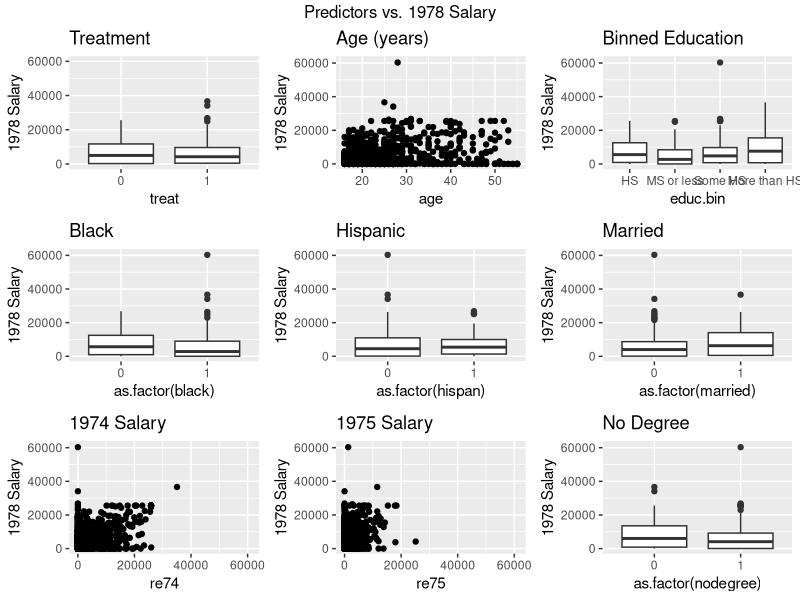
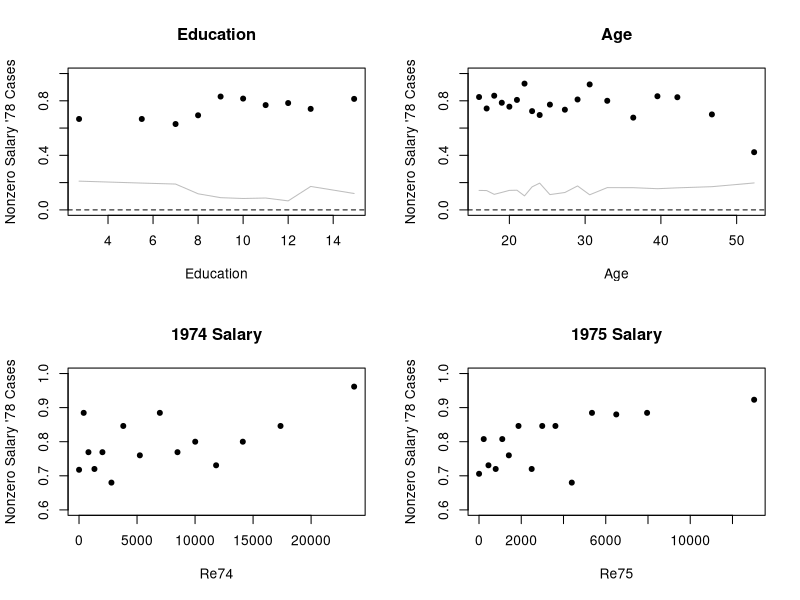
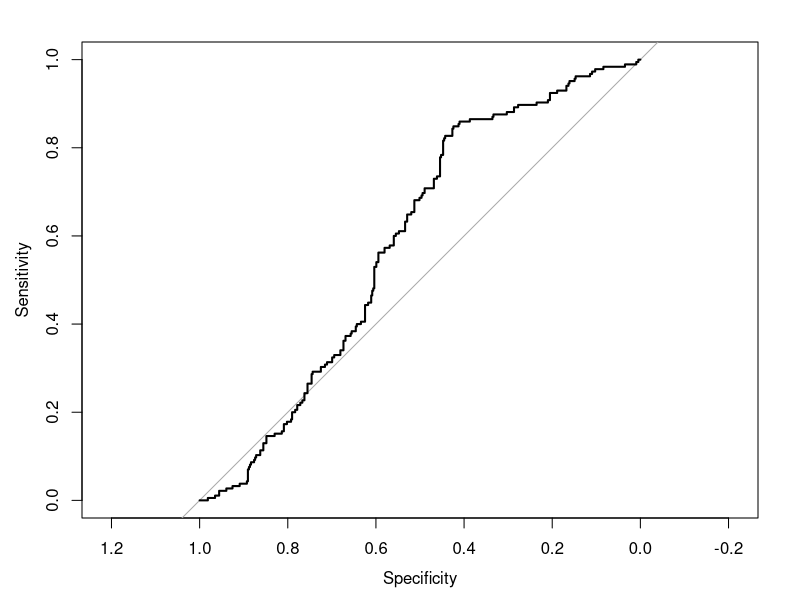
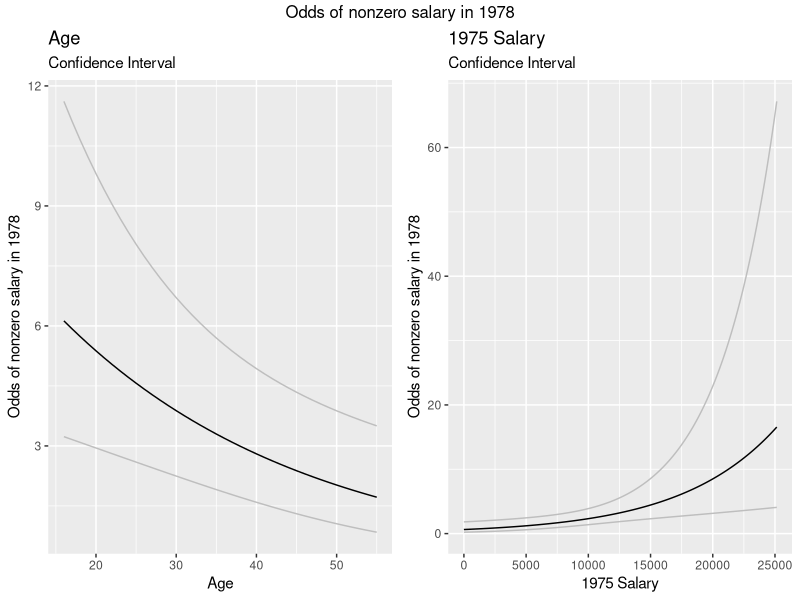
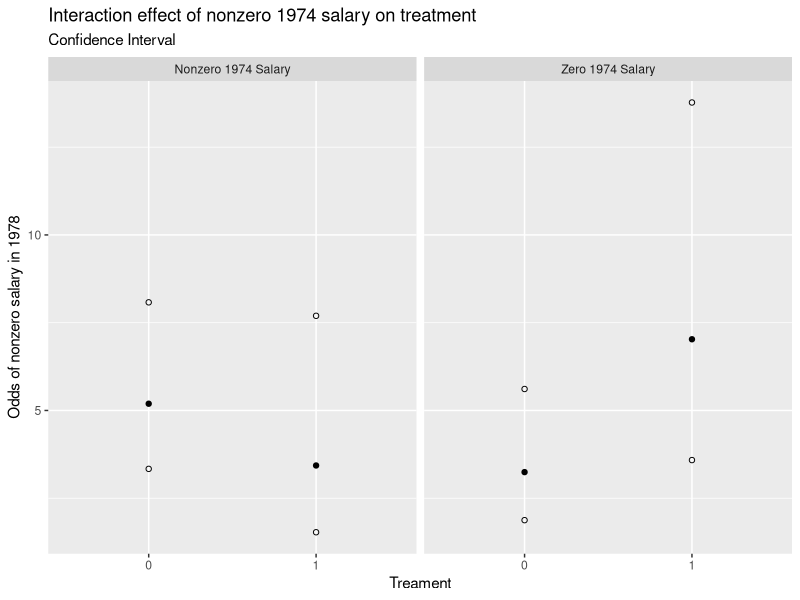
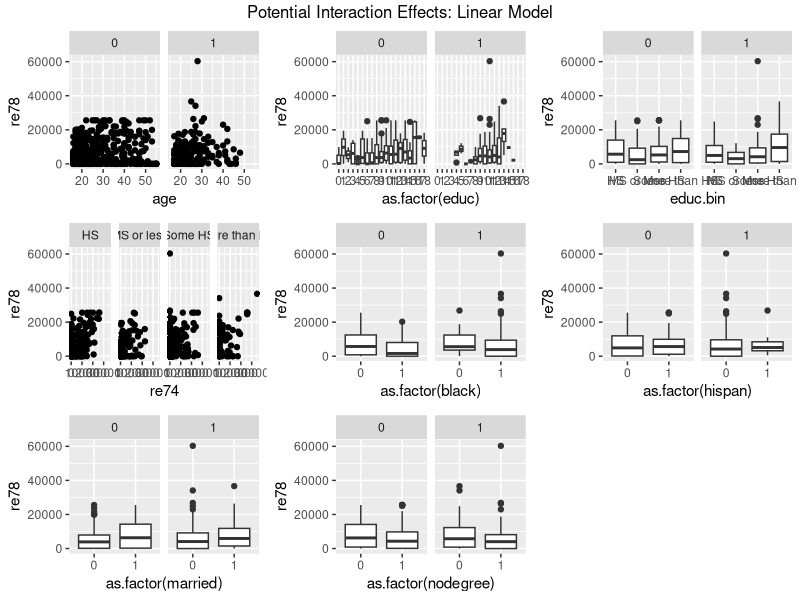
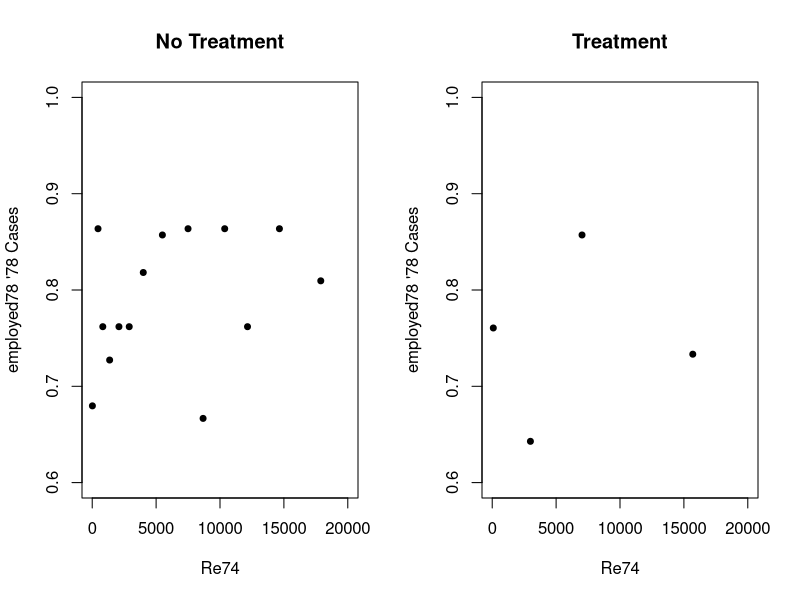
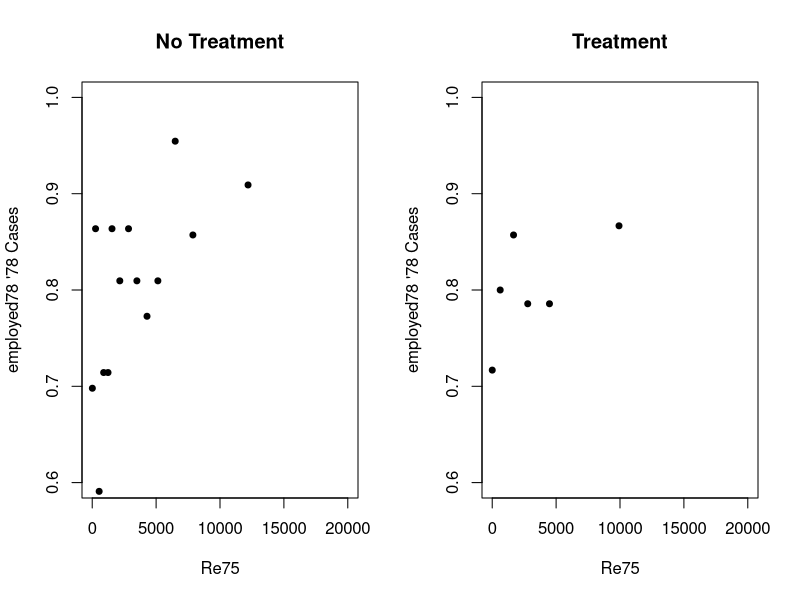

These charts were generated, in order, by the following R code:
## ---- chunk 1
knitr::opts_chunk$set(echo = TRUE)
setwd('/Users/annaberman/Desktop/702 Modeling/Assignments/Team Project #1')
library(ggplot2)
library(dplyr)
library(gridExtra) # arranging multiple plots
library(arm)
library(MASS)
library(pROC)
library(knitr)
## ---- chunk 2
# Load the data
lalonde <- read.csv('lalondedata.txt') %>%
    mutate(treat = as.factor(treat)) %>%
    mutate(treat = factor(treat, levels = c(0, 1))) %>%
    # mean centering
    mutate(re78c = re78 - mean(re78),
           re75c = re75 - mean(re75),
           re74c = re74 - mean(re74),
           agec = age - mean(age)) %>%
    # Employed in 1978
    mutate(employed78 = ifelse(re78 > 0, 1, 0),
           employed75 = ifelse(re75 > 0, 1, 0),
           employed74 = ifelse(re74 > 0, 1, 0)) %>%
    # educ
    mutate(educ.bin = ifelse(educ < 9, 'MS or less',
                             ifelse(educ < 12, 'Some HS',
                                    ifelse(educ == 12, 'HS', 'More than HS')))) %>%
    mutate(educ.bin = factor(educ.bin, levels = c('HS', 'MS or less', 'Some HS', 'More than HS'))) %>%
    mutate(educ.bin2 = ifelse(educ < 9, 'MS or less', 'Some HS +')) %>%
    mutate(educ.bin2 = factor(educ.bin2, levels = c('Some HS +', 'MS or less'))) %>%
    # age polynomial
    mutate(age2 = agec**2, age3 = agec**3) 


summary(lalonde[, seq(2,20)])
## ---- chunk 3
# TREAT
e1 <- ggplot(lalonde) +
    geom_boxplot(mapping = aes(x = treat, y = re78)) + 
    ylim(c(0,60000)) + 
    ggtitle('Treatment') +
    ylab('1978 Salary')

# AGE
e2 <- ggplot(lalonde) +
    geom_point(mapping = aes(x = age, y = re78)) + 
    ylim(c(0,61000)) + 
    ggtitle('Age (years)') +
    ylab('1978 Salary')


# EDCU.BIN
e3 <- ggplot(lalonde) +
    geom_boxplot(mapping = aes(x = educ.bin, y = re78)) + 
    ylim(c(0,61000)) + 
    ggtitle('Binned Education') +
    ylab('1978 Salary')


# BLACK
e4 <- ggplot(lalonde) +
    geom_boxplot(mapping = aes(x = as.factor(black), y = re78)) + 
    ylim(c(0,61000)) + 
    ggtitle('Black') +
    ylab('1978 Salary')


# HISPAN
e5 <- ggplot(lalonde) +
    geom_boxplot(mapping = aes(x = as.factor(hispan), y = re78)) + 
    ylim(c(0,61000)) + 
    ggtitle('Hispanic') +
    ylab('1978 Salary')


# MARRIED
e6 <- ggplot(lalonde) +
    geom_boxplot(mapping = aes(x = as.factor(married), y = re78)) + 
    ylim(c(0,61000)) + 
    ggtitle('Married') +
    ylab('1978 Salary')


# RE74
e7 <- ggplot(lalonde) +
    geom_point(mapping = aes(x = re74, y = re78)) + 
    ylim(c(0,61000)) + 
    xlim(c(0,61000)) +
    ggtitle('1974 Salary') +
    ylab('1978 Salary')


# RE75
e8 <- ggplot(lalonde) +
    geom_point(mapping = aes(x = re75, y = re78)) + 
    ylim(c(0,61000)) + 
    xlim(c(0,61000)) + 
    ggtitle('1975 Salary') +
    ylab('1978 Salary')

# NODEGREE
e9 <- ggplot(lalonde) +
    geom_boxplot(mapping = aes(x = as.factor(nodegree), y = re78)) + 
    ylim(c(0,61000))+ 
    ggtitle('No Degree') +
    ylab('1978 Salary')


# Plot all the plots together
grid.arrange(e1, e2, e3, e4, e5, e6, e7, e8, e9,
             top = 'Predictors vs. 1978 Salary')
## ---- chunk 4
final_linear_fit <- lm(re78 ~ treat + agec + educ.bin + black + hispan + married + re74c + re75c, data = lalonde)
summary(final_linear_fit)

coeff <- cbind(summary(final_linear_fit)$coefficients[, c(1,2)],
               confint(final_linear_fit))
coeff <- data.frame(coeff) 
names(coeff) <- c('Estimate', 'Std.Error', '2.5%', '97.5%')
coeff
## ---- chunk 5
# Create table of means
treat <- tapply(lalonde$employed78, lalonde$treat, mean)
educ.bin2 <- tapply(lalonde$employed78, lalonde$educ.bin2, mean) 
black <- tapply(lalonde$employed78, lalonde$black, mean) 
hispan <- tapply(lalonde$employed78, lalonde$hispan, mean) 
married <- tapply(lalonde$employed78, lalonde$married, mean) 
nodegree <- tapply(lalonde$employed78, lalonde$nodegree, mean) 

# Print table
rbind(treat, educ.bin2, black, hispan, married, nodegree) %>%
    round(2) %>%
    kable(caption = 'Average Nonzero Salary \'78 Cases by predictor')
## ---- chunk 6
par(mfrow = c(2,2))
#EDUC
binnedplot(x = lalonde$educ, y = lalonde$employed78,
           xlab = 'Education', ylab = 'Nonzero Salary \'78 Cases',
           ylim = c(0,1),
           main = 'Education')

# AGE
binnedplot(x = lalonde$age, y = lalonde$employed78,
           xlab = 'Age', ylab = 'Nonzero Salary \'78 Cases',
           ylim = c(0,1),
           main = 'Age')


# RE74
binnedplot(x = lalonde$re74, y = lalonde$employed78,
           xlab = 'Re74', ylab = 'Nonzero Salary \'78 Cases',
           ylim = c(.6,1),
           main = '1974 Salary')

# RE75
binnedplot(x = lalonde$re75, y = lalonde$employed78,
           xlab = 'Re75', ylab = 'Nonzero Salary \'78 Cases',
           ylim = c(.6,1),
           main = '1975 Salary')
par(mfrow = c(1,1))
## ---- chunk 7
# Final fit
final_log_fit <- glm(employed78 ~ treat*employed74 + agec + married + black + hispan + 
                         educ.bin2 + re75c, 
                     data = lalonde, family = binomial)
summary(final_log_fit)

roc <- roc(lalonde$treat, fitted(final_log_fit))
plot(roc)

# Confusion matrix
threshold <- .82
matrix <- round(prop.table(table(lalonde$employed78, 
                                 final_log_fit$fitted > threshold), 1)*100,1)
print('Confusion Matrix')
table(lalonde$employed78,final_log_fit$fitted > threshold)

# Coefficient matrix
coeff <- cbind(exp(summary(final_log_fit)$coefficients[, 1]),
               exp(confint(final_log_fit)))
coeff <- data.frame(coeff) 
names(coeff) <- c('Estimate', '2.5%', '97.5%')
print('Confidence intervals')
coeff
## ---- chunk 8
# AGE
# Create dummy dataset for charting
newval_age <- data.frame(treat = as.factor(0),
                     employed74 = 0,
                     age = seq(min(lalonde$age), max(lalonde$age)),
                     married = 0,
                     black = 0,
                     hispan = 0,
                     educ.bin2 = 'Some HS +',
                     re75c= 0) %>%
    mutate(agec = age - mean(age))

# Predict responses
predict <- predict.glm(final_log_fit, newval_age, interval = 'response', se.fit = TRUE)

# Create confidence interval
t <- 1.96 ## approx 95% CI
upr <- predict$fit + (t * predict$se.fit)
lwr <- predict$fit - (t * predict$se.fit)
fit <- predict$fit

# Append predictions
newval_age <- newval_age %>%
    mutate(fit = exp(fit),
           lwr = exp(lwr),
           upr = exp(upr))

# Print plot
g1 <- ggplot(data = newval_age) + 
    geom_line(mapping = aes(x = age, y = fit) ) + 
    geom_line(mapping = aes(x = age, y = lwr), color = 'grey') +
    geom_line(mapping = aes(x = age, y = upr),  color = 'grey') +
    ylab('Odds of nonzero salary in 1978') + 
    xlab('Age') +
    ggtitle('Age') +
    labs(subtitle = 'Confidence Interval')

# 75 SALARY
# Create dummy dataset for charting
newval_75 <- data.frame(treat = as.factor(0),
                     employed74 = 0,
                     agec = 0,
                     married = 0,
                     black = 0,
                     hispan = 0,
                     educ.bin2 = 'Some HS +',
                     re75 = seq(min(lalonde$re75), max(lalonde$re75))) %>%
    mutate(re75c = re75 - mean(re75))

# Predict responses
predict <- predict.glm(final_log_fit, newval_75, interval = 'response', se.fit = TRUE)

# Create confidence interval
t <- 1.96 ## approx 95% CI
upr <- predict$fit + (t * predict$se.fit)
lwr <- predict$fit - (t * predict$se.fit)
fit <- predict$fit

# Append predictions
newval_75 <- newval_75 %>%
    mutate(fit = exp(fit),
           lwr = exp(lwr),
           upr = exp(upr))

# Print plot
g2 <- ggplot(data = newval_75) + 
    geom_line(mapping = aes(x = re75, y = fit) ) + 
    geom_line(mapping = aes(x = re75, y = lwr), color = 'grey') +
    geom_line(mapping = aes(x = re75, y = upr),  color = 'grey') +
    ylab('Odds of nonzero salary in 1978') + 
    xlab('1975 Salary') +
    ggtitle('1975 Salary') +
    labs(subtitle = 'Confidence Interval')

grid.arrange(g1, g2, nrow = 1,
             top = 'Odds of nonzero salary in 1978')
## ---- chunk 9
# Rebase our models so we can discuss the impacts of 1974 nonzero salary
# Nonzero 1974
lalonde_1974 <- lalonde %>% 
    mutate(employed74 = factor(employed74, levels = c(1,0)))

log_fit_74 <- glm(employed78 ~ treat*employed74 + agec + age2 + age3 + 
                         married + black + hispan + educ.bin2 + re75c, 
                     data = lalonde_1974, family = binomial)
coeff_74 <- cbind(exp(summary(log_fit_74)$coefficients[, 1]),
               exp(confint(log_fit_74)))
coeff_74 <- data.frame(coeff_74) 
names(coeff_74) <- c('Estimate', '2.5%', '97.5%')
## ---- chunk 10
# Create dummy dataset for charting
newval_74 <- data.frame(treat = as.factor(c(0,0,1,1)),
                     employed74 = c(0,1,0,1),
                     agec = 0,
                     married = 0,
                     black = 0,
                     hispan = 0,
                     educ.bin2 = 'Some HS +',
                     re75c = 0)

# Predict responses
predict <- predict.glm(final_log_fit, newval_74, interval = 'response', se.fit = TRUE)

# Create confidence interval
t <- 1.96 ## approx 95% CI
upr <- predict$fit + (t * predict$se.fit)
lwr <- predict$fit - (t * predict$se.fit)
fit <- predict$fit

# Append predictions
newval_74 <- newval_74 %>%
    mutate(fit = exp(fit),
           lwr = exp(lwr),
           upr = exp(upr))

newval_74 %>%
    mutate(employed74 = ifelse(employed74 == 0, 'Zero 1974 Salary', 'Nonzero 1974 Salary')) %>%
    ggplot() + 
    facet_grid(. ~ employed74) +
    geom_point(mapping = aes(x = treat, y = fit) ) + 
    geom_point(mapping = aes(x = treat, y = lwr), shape = 1) +
    geom_point(mapping = aes(x = treat, y = upr), shape = 1) +
    ylab('Odds of nonzero salary in 1978') + 
    xlab('Treament') +
    ggtitle('Interaction effect of nonzero 1974 salary on treatment') + 
    labs(subtitle = 'Confidence Interval')
    

## ---- chunk 11
# AGE
i1 <- ggplot(lalonde) +
    geom_point(mapping = aes(x = age, y = re78)) + 
    ylim(c(0,61000)) + 
    facet_grid(. ~ treat)

# EDUC
i3 <- ggplot(lalonde) +
    geom_boxplot(mapping = aes(x = as.factor(educ), y = re78)) + 
    ylim(c(0,61000)) + 
    facet_grid(. ~ treat)

i4 <- ggplot(lalonde) +
    geom_boxplot(mapping = aes(x = educ.bin, y = re78)) + 
    ylim(c(0,61000)) + 
    facet_grid(. ~ treat)


# RE74
i5 <- ggplot(lalonde) +
    geom_point(mapping = aes(x = re74, y = re78)) + 
    ylim(c(0,61000)) + 
    facet_grid(. ~ educ.bin)

# BLACK
i6 <- ggplot(lalonde) +
    geom_boxplot(mapping = aes(x = as.factor(black), y = re78)) + 
    ylim(c(0,61000)) + 
    facet_grid(. ~ treat)

# HISPAN
i7 <- ggplot(lalonde) +
    geom_boxplot(mapping = aes(x = as.factor(hispan), y = re78)) + 
    ylim(c(0,61000)) + 
    facet_grid(. ~ treat)

# MARRIED
i8 <- ggplot(lalonde) +
    geom_boxplot(mapping = aes(x = as.factor(married), y = re78)) + 
    ylim(c(0,61000)) + 
    facet_grid(. ~ treat)

# NODEGREE
i9 <- ggplot(lalonde) +
    geom_boxplot(mapping = aes(x = as.factor(nodegree), y = re78)) + 
    ylim(c(0,61000)) + 
    facet_grid(. ~ treat)

grid.arrange(i1, i3, i4, i5, i6, i7, i8, i9,
             top = 'Potential Interaction Effects: Linear Model')
## ---- chunk 12
par(mfrow = c(1,2))
# Treatment and 74 salary
# No reason for interaction effect
binnedplot(x = lalonde[lalonde$treat == 0, 're74'], y = lalonde[lalonde$treat == 0, 'employed78'],
           xlab = 'Re74', ylab = 'employed78 \'78 Cases',
           ylim = c(.6,1),
           xlim = c(0,20000),
           main = 'No Treatment')
binnedplot(x = lalonde[lalonde$treat == 1, 're74'], y = lalonde[lalonde$treat == 1, 'employed78'],
           xlab = 'Re74', ylab = 'employed78 \'78 Cases',
           ylim = c(.6,1),
           xlim = c(0,20000),
           main = 'Treatment')

# Treatment and 75 salary
# No reason for interaction effect
binnedplot(x = lalonde[lalonde$treat == 0, 're75'], y = lalonde[lalonde$treat == 0, 'employed78'],
           xlab = 'Re75', ylab = 'employed78 \'78 Cases', 
           ylim = c(.6,1),
           xlim = c(0,20000),
           main = 'No Treatment')
binnedplot(x = lalonde[lalonde$treat == 1, 're75'], y = lalonde[lalonde$treat == 1, 'employed78'],
           xlab = 'Re75', ylab = 'employed78 \'78 Cases',
           ylim = c(.6,1),
           xlim = c(0,20000),
           main = 'Treatment')

# Binary 75 employed
# Treatment doesn't have an effect for those who were in employed in 75
# but does have a significant effect if unemployed in 74
tab <- rbind(tapply(lalonde[lalonde$treat == 0, 'employed78'], lalonde[lalonde$treat == 0, 'employed75'], mean),
             tapply(lalonde[lalonde$treat == 1, 'employed78'], lalonde[lalonde$treat == 1, 'employed75'], mean))
rownames(tab) <- c('No Treatment', 'Treatment')
colnames(tab) <- c('Zero wage 75', 'Employed 75')
tab

# Binary 74 employed
# Interaction effect that might wash out when we add 75 interaction
tab <- rbind(tapply(lalonde[lalonde$treat == 0, 'employed78'], lalonde[lalonde$treat == 0, 'employed74'], mean),
             tapply(lalonde[lalonde$treat == 1, 'employed78'], lalonde[lalonde$treat == 1, 'employed74'], mean))
rownames(tab) <- c('No Treatment', 'Treatment')
colnames(tab) <- c('Zero wage 74', 'Employed 74')
tab


# Treatment and educ.bin2
# No reason for interaction effect
# Might help those with lower education
tab <- rbind(tapply(lalonde[lalonde$treat == 0, 'employed78'], lalonde[lalonde$treat == 0, 'educ.bin2'], mean),
             tapply(lalonde[lalonde$treat == 1, 'employed78'], lalonde[lalonde$treat == 1, 'educ.bin2'], mean))
rownames(tab) <- c('No Treatment', 'Treatment')
colnames(tab) <- c('Some HS +', 'MS or less')
tab
## ---- chunk 13
# TREAT
r1 <- ggplot(lalonde) +
    geom_boxplot(mapping = aes(x = treat, y = final_linear_fit$residuals)) + 
    ylab('Residuals')

# AGE
r2 <- ggplot(lalonde) +
    geom_point(mapping = aes(x = age, y = final_linear_fit$residuals)) + 
    ylab('Residuals') 

# EDUC
r3 <- ggplot(lalonde) +
    geom_boxplot(mapping = aes(x = educ.bin, y = final_linear_fit$residuals)) + 
    ylab('Residuals')

# BLACK
r4 <- ggplot(lalonde) +
    geom_boxplot(mapping = aes(x = as.factor(black), y = final_linear_fit$residuals)) + 
    ylab('Residuals') 

# HISPAN
r5 <- ggplot(lalonde) +
    geom_boxplot(mapping = aes(x = as.factor(hispan), y = final_linear_fit$residuals)) + 
    ylab('Residuals')

# MARRIED
r6 <- ggplot(lalonde) +
    geom_boxplot(mapping = aes(x = as.factor(married), y = final_linear_fit$residuals)) + 
    ylab('Residuals')

# RE74
r7 <- ggplot(lalonde) +
    geom_point(mapping = aes(x = re74, y = final_linear_fit$residuals)) + 
    ylab('Residuals')

# RE75
r8 <- ggplot(lalonde) +
    geom_point(mapping = aes(x = re75, y = final_linear_fit$residuals)) + 
    ylab('Residuals') 

grid.arrange(r1, r2, r3, r4, r5, r6, r7, r8,
             top = 'Linear Model Residuals')

## ---- chunk 14
qqnorm(final_linear_fit$residuals, ylim = c(-15000,30000))
## ---- chunk 15
# Calculate logistical model residuals
rawreds <- lalonde$employed78 - fitted(final_log_fit)

# educ.bin2
print('Education (educ.bin2)')
tapply(rawreds, lalonde$educ.bin2, mean) 

# black
print('Black')
tapply(rawreds, lalonde$black, mean) 

# hispan
print('Hispanic')
tapply(rawreds, lalonde$hispan, mean) 

# married
print('Married')
tapply(rawreds, lalonde$married, mean)

# employed74
print('Nonzero 1974 Salary')
tapply(rawreds, lalonde$employed74, mean) 

# AGE
binnedplot(x = lalonde$age, y = rawreds,
           xlab = 'Age', ylab = 'Residuals')
## ---- chunk 16
library(MASS)
# Calcate leveage and cooks distance for each observation
leverage = hatvalues(final_linear_fit)
cooks = cooks.distance(final_linear_fit)

# Append leverage and cooks to our data
leverage <- lalonde %>%
    mutate(leverage, cooks)

# Plot leverage vs. id
l <- ggplot(data = leverage) +
    geom_point(mapping = aes(x = seq(nrow(lalonde)), y = leverage)) +
    labs(subtitle = 'Leverage')
# Plot cooks vs. id
c <- ggplot(data = leverage) +
    geom_point(mapping = aes(x = seq(nrow(lalonde)), y = cooks)) +
    labs(subtitle = 'High Cooks Distance')

grid.arrange(l, c, top = 'Potentially Influential Points')

# Take a look at the potentially influential points
leverage %>%
    filter(leverage > .05 | cooks > .02)
## ---- chunk 17
library(MASS)
# Calcate leveage and cooks distance for each observation
leverage = hatvalues(final_log_fit)
cooks = cooks.distance(final_log_fit)

# Append leverage and cooks to our data
leverage <- lalonde %>%
    mutate(leverage, cooks)

# Plot leverage vs. id
l <- ggplot(data = leverage) +
    geom_point(mapping = aes(x = seq(nrow(lalonde)), y = leverage)) +
    labs(subtitle = 'Leverage')
# Plot cooks vs. id
c <- ggplot(data = leverage) +
    geom_point(mapping = aes(x = seq(nrow(lalonde)), y = cooks)) +
    labs(subtitle = 'High Cooks Distance')

grid.arrange(l, c, top = 'Potentially Influential Points')

# Take a look at the potentially influential points
leverage %>%
    filter(leverage > .04 | cooks > .012)
